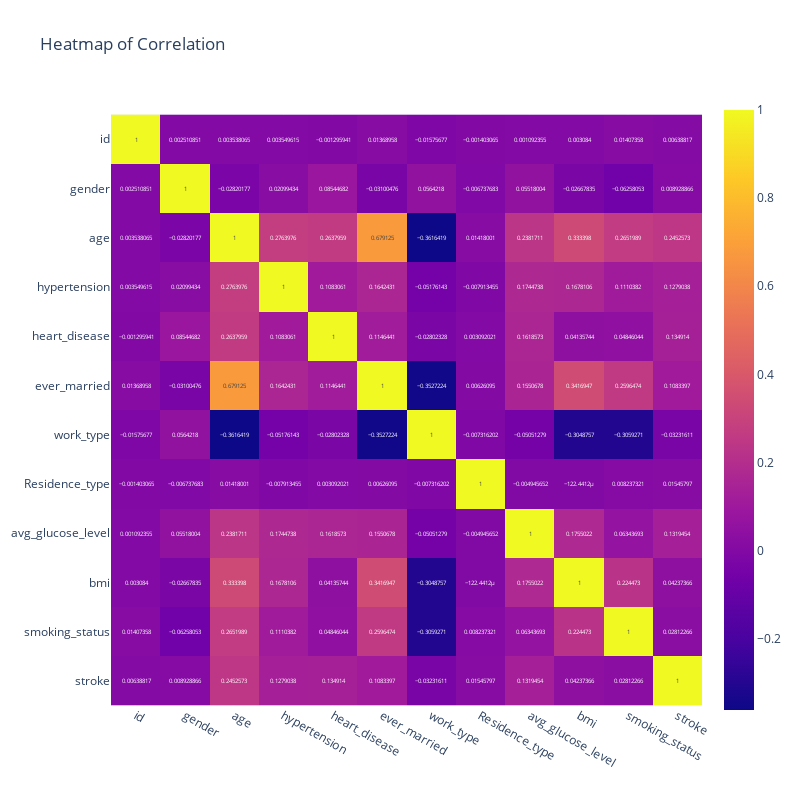

The notebook cell this image was saved under:
### Code cell
fig = px.imshow(df.corr(), text_auto=True, title="Heatmap of Correlation")
fig.update_layout(
    autosize=False,
    width=800,
    height=800,
)

### Figure 1 — Plotly figure (JSON) as saved in the notebook; plotly's stock layout.template omitted (floating-point values rounded to 4 significant figures; data arrays with more than 128 entries replaced by an {"elided": "..."} marker saying what was removed)
{"data": [{"coloraxis": "coloraxis", "hovertemplate": "x: %{x}<br>y: %{y}<br>color: %{z}<extra></extra>", "name": "0", "texttemplate": "%{z}", "type": "heatmap", "x": ["id", "gender", "age", "hypertension", "heart_disease", "ever_married", "work_type", "Residence_type", "avg_glucose_level", "bmi", "smoking_status", "stroke"], "xaxis": "x", "y": ["id", "gender", "age", "hypertension", "heart_disease", "ever_married", "work_type", "Residence_type", "avg_glucose_level", "bmi", "smoking_status", "stroke"], "yaxis": "y", "z": {"elided": "12x12 float values"}}], "layout": {"autosize": false, "coloraxis": {"colorscale": [[0, "#0d0887"], [0.1111, "#46039f"], [0.2222, "#7201a8"], [0.3333, "#9c179e"], [0.4444, "#bd3786"], [0.5556, "#d8576b"], [0.6667, "#ed7953"], [0.7778, "#fb9f3a"], [0.8889, "#fdca26"], [1, "#f0f921"]]}, "height": 800, "title": {"text": "Heatmap of Correlation"}, "width": 800, "xaxis": {"anchor": "y", "constrain": "domain", "domain": [0, 1], "scaleanchor": "y"}, "yaxis": {"anchor": "x", "autorange": "reversed", "constrain": "domain", "domain": [0, 1]}}}
